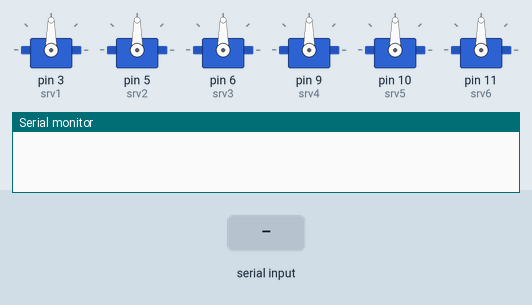
This sketch was run on a simulated Arduino Uno, built with avr-gcc and run on an emulated ATmega328P. On the bench: 6 × servo, the last lines printed to the serial monitor. Inputs (shaded band) come from the test bench.

Above: at 1.2 s.
1.3 s: "1" received over Serial
At 2.6 s:
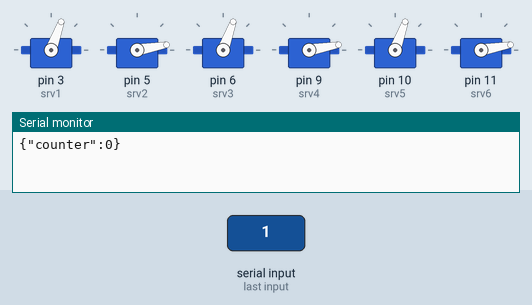
Timing chart, 0 to 4.3 s (numbered marks = the images above; inputs shaded):
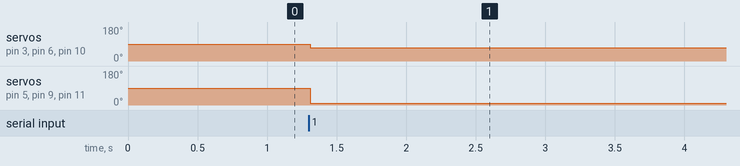

The sketch:

jsonTest.ino
```cpp
#include <ArduinoJson.h>
#include <Servo.h>

String json;
StaticJsonDocument<100> docReceived; // Json document to receive data
StaticJsonDocument<100> docTransmit; // Json document to transmit data
Servo srv1,srv2,srv3,srv4,srv5,srv6;  // create servo objects to control a servo
int positions[6];                             // Array holding servo positions
int posLimit_lower = 70;                      // Lower position limit
int posLimit_upper = 170;                     // Upper position limit
int posLimit_inv_lower = 180-posLimit_upper;  // Lower position limit (inverted)
int posLimit_inv_upper = 180-posLimit_lower;  // Upper position limit (inverted)

void setup() {
  Serial.begin(19200);
  Serial.setTimeout(10);
  srv1.attach(3);  // attaches the servo 1 on pin 3 to the servo object
  srv2.attach(5);  // attaches the servo 2 on pin 5 to the servo object
  srv3.attach(6);  // attaches the servo 3 on pin 6 to the servo object
  srv4.attach(9);  // attaches the servo 4 on pin 9 to the servo object
  srv5.attach(10);  // attaches the servo 5 on pin 10 to the servo object
  srv6.attach(11);  // attaches the servo 6 on pin 11 to the servo object

  srv1.write(90);
  srv2.write(90);
  srv3.write(90);
  srv4.write(90);
  srv5.write(90);
  srv6.write(90);

}

void loop() {

  if(Serial.available()> 0){
    json = Serial.readString();

    DeserializationError error = deserializeJson(docReceived, json);

    if (error) {
      return;
      //Serial.print("deserializeJson() failed with code ");
      //Serial.println(error.c_str());
    }


    // Fetch positions from JSON.
    positions[0] = docReceived["pos1"];
    positions[1] = docReceived["pos2"];
    positions[2] = docReceived["pos3"];
    positions[3] = docReceived["pos4"];
    positions[4] = docReceived["pos5"];
    positions[5] = docReceived["pos6"];

    // Counter
    int counter = docReceived["counter"];


    // Safety loop preventing servos moving out of accepted position scope.
    // Iterates through each of the six positions
    for(int i=0;i<6;i++){
      // If servo is not inverted
      if(i==0 || i==2 || i==4){
        // Check if provided position is outside of scope.
        if((positions[i]<posLimit_lower)){
          positions[i] = posLimit_lower;
        } else if ((positions[i]>posLimit_upper)){
          positions[i] = posLimit_upper;
        }
      } else {
        // Check if provided position is outside of scope.
        if((positions[i]<posLimit_inv_lower)){
          positions[i] = posLimit_inv_lower;
        } else if ((positions[i]>posLimit_inv_upper)){
          positions[i] = posLimit_inv_upper;
        }
      }
    }

    // Write positions to servo.
    srv1.write(positions[0]);
    srv2.write(positions[1]);
    srv3.write(positions[2]);
    srv4.write(positions[3]);
    srv5.write(positions[4]);
    srv6.write(positions[5]);

    docTransmit["counter"] = counter;

    serializeJson(docTransmit, Serial);

  }
}
```

Measured:
- after the input at 1.3 s, servo on pin 3 (srv1), servo on pin 6 (srv3), servo on pin 10 (srv5): 90° → 70° at once; servo on pin 5 (srv2), servo on pin 9 (srv4), servo on pin 11 (srv6): 90° → 10° at once
